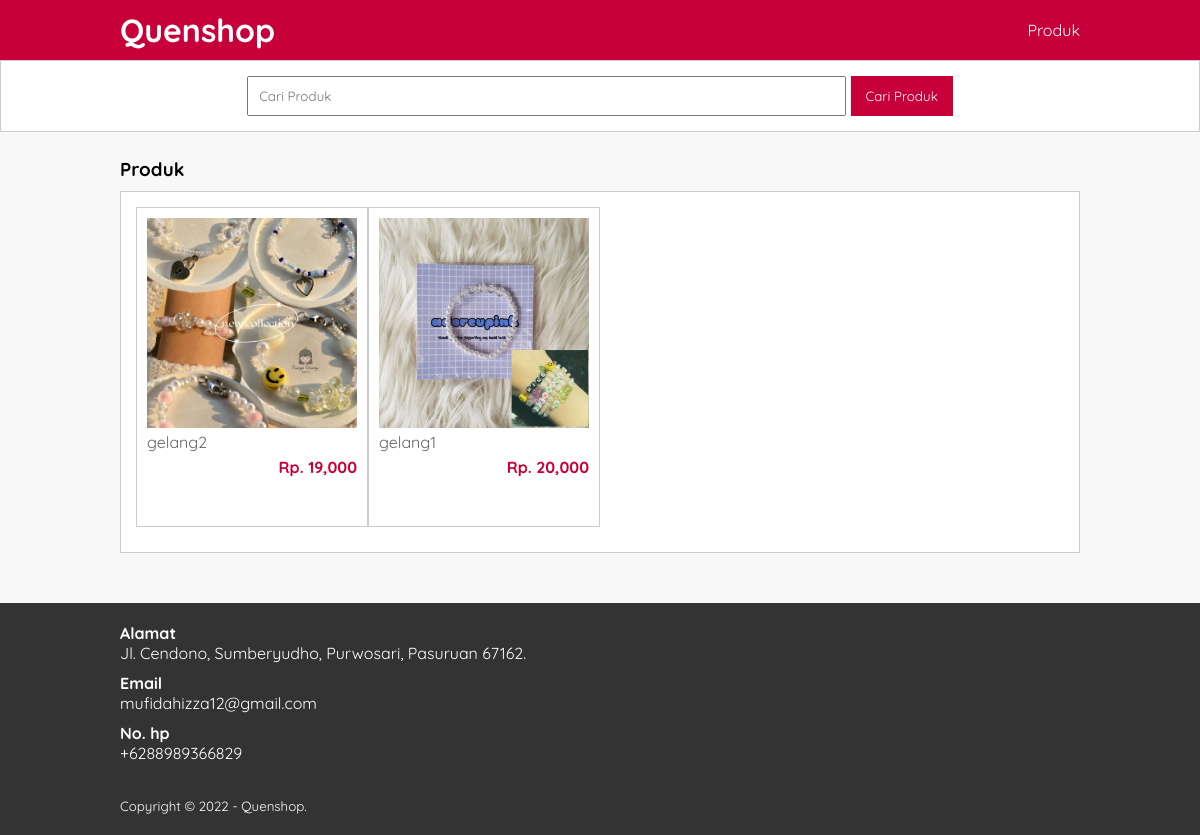
/produk.php?kat=23, run on the app's committed database.
### tables this page shows
CREATE TABLE `tb_product` (
  `product_id` int(11) NOT NULL,
  `category_id` int(11) NOT NULL,
  `product_name` varchar(100) NOT NULL,
  `product_price` int(11) NOT NULL,
  `product_description` text NOT NULL,
  `product_image` varchar(100) NOT NULL,
  `product_status` tinyint(1) NOT NULL,
  `date_created` timestamp NOT NULL DEFAULT current_timestamp()
);

### produk.php (the view, shortened to what this page needs)
<?php
     include 'db.php';
     $kontak = mysqli_query($conn, "SELECT admin_telp, admin_email, admin_address FROM tb_admin WHERE admin_id =1");
     $a = mysqli_fetch_object($kontak);
?>
<!DOCTYPE html>
<html>
<head>
	<link rel="stylesheet" type="text/css" href="css/style.css">
</head>
<body>
   <header>
   	<div class="container">
   	   <h1><a href="index.php">Quenshop</a></h1>
   	   <ul>
   		    <li><a href="produk.php">Produk</a></li>
   	   </ul>
      </div>
   </header>
   <div class="search">
      <div class="container">
         <form action="produk.php">
            <input type="text" name="search" placeholder="Cari Produk" value="<?php echo $_GET['search'] ?>">
            <input type="submit" name="cari" value="Cari Produk">
         </form>
       </div>
   </div>
   <div class="section">
      <div class="container">
         <h3>Produk</h3>
         <div class="box">
            <?php
                if($_GET['search'] != '' || $_GET['kat'] != ''){
                    $where = "AND product_name LIKE '%".$_GET['search']."%' AND category_id LIKE '%".$_GET['kat']."%' ";
                }
                $produk = mysqli_query($conn, "SELECT * FROM tb_product WHERE product_status = 1 $where ORDER BY product_id DESC");
                if(mysqli_num_rows($produk) > 0){
                    while($p = mysqli_fetch_array($produk)){
            ?>
                <a href="detail-produk.php?id=<?php echo $p['product_id'] ?>">
                    <div class="col-4">
                        <img src="produk/<?php echo $p['product_image'] ?>">
                        <p class="nama"><?php echo substr($p['product_name'], 0, 30) ?></p>
                        <p class="harga">Rp. <?php echo number_format($p['product_price']) ?></p>
                    </div>
                </a>
            <?php }}else{ ?>
                <p>Produk tidak ada</p>
            <?php } ?>
         </div>
      </div>
   </div>
   <div class="footer">
      <div class="container">
         <h4>Alamat</h4>
         <p><?php echo $a->admin_address ?></p>
         <h4>Email</h4>
         <p><?php echo $a->admin_email ?></p>
         <h4>No. hp</h4>
         <p><?php echo $a->admin_telp ?></p>
         <small>Copyright &copy; 2022 - Quenshop.</small>
      </div>
   </div>
</body>
</html>

### css/style.css (style rules this page uses)
* { padding:0; margin:0; font-family: 'Quicksand', sans-serif; }
body { background-color: #f8f8f8; }
a { color: inherit; text-decoration: none; }
header { background-color: #C70039; color: #fff; }
header h1 { float: left; padding:10px 0; }
header ul { float: right; }
header ul li { display: inline-block; }
header ul li a { padding: 20px 0 20px 15px; display: inline-block; }
.container { width: 80%; margin:0 auto; }
.container:after { content: ''; display: block; clear: both; }
.section { padding:25px 0; }
.box { background-color: #fff; border:1px solid #ccc; padding:15px; box-sizing: border-box; margin:10px 0 25px 0; }
.box:after { content: ''; display: block; clear: both; }
.search { padding:15px 0; background-color: #fff; border:1px solid #ccc; text-align: center; }
.search input[type=text] { width: 60%; padding:10px; }
.search input[type=submit] { padding:12px 15px; background-color: #c70039; color:#fff; border:none; cursor: pointer; }
.col-4 { width:25%; height: 320px; border:1px solid #ccc; float: left; padding:10px; box-sizing: border-box; margin-bottom: 10px; }
.col-4 img { width: 100%; }
.col-4 .nama { color: #666; margin-bottom: 5px; }
.col-4 .harga { font-weight: bold; color: #c70039; float: right; }
.footer { padding: 20px 0; background-color: #333; color: #fff; text-align: left; }
.footer p { margin-bottom: 10px; }
.footer small { margin-top: 25px; display: inline-block; }

### data on the page
tb_product: product_image (picture), product_name "gelang2", product_price "19,000"
tb_product: product_image (picture), product_name "gelang1", product_price "20,000"

### other printed values
$a->admin_address "Jl. Cendono, Sumberyudho, Purwosari, Pasuruan 67162."
$a->admin_email "mufidahizza12@gmail.com"
$a->admin_telp "+6288989366829"
